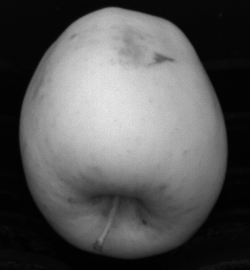
#> input picture asset/second_task/C0_000004.png, 250 x 270 px
$ python second_task.py
#> lines starting #> are read from the running program, lines starting #| are printed output that depends on the picture; after the words box and inside, x2 and y2 are one past the last pixel; in counts of white or black regions, pixels touching at a corner belong together
from enum import Enum
import cv2
from cv2 import pointPolygonTest
from cv2 import COVAR_NORMAL
import numpy as np
from matplotlib import pyplot as plt
from colorthief import ColorThief

class ColorSpace(Enum):
    RGB=0
    LUV=1
    HSL=2

class DistanceType(Enum):
    EUCLIDIAN=0
    MAHALANOBIS=1
    DOUBLE=2

class Image_num(Enum):
    IMG4=0
    IMG5=1

IMAGE=Image_num.IMG4

if(IMAGE==Image_num.IMG4):
    imgpath_ir="./asset/second_task/C0_000004.png"
    imgpath_col="./asset/second_task/C1_000004.png"
    X_MIN = 124
    X_MAX = 135
    Y_MIN = 94
    Y_MAX = 105

elif(IMAGE==Image_num.IMG5):
    imgpath_ir="./asset/second_task/C0_000005.png"
    imgpath_col="./asset/second_task/C1_000005.png"
    X_MIN = 139
    X_MAX = 144
    Y_MIN = 152
    Y_MAX = 157


COLOR_SPACE=ColorSpace.RGB
DISTANCE_TYPE=DistanceType.MAHALANOBIS


image=cv2.imread(imgpath_ir,cv2.IMREAD_GRAYSCALE)
#> image is the input picture: shape (270, 250); min 0, max 231, mean 87.5
img = cv2.imread(imgpath_col)
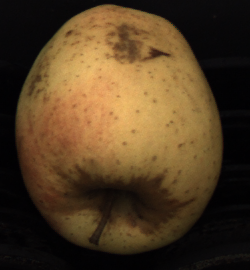
#> input picture asset/second_task/C1_000004.png, 250 x 270 px
#> img is the input picture: shape (270, 250, 3); mean B, G, R 34.7, 60.6, 81.8
final_img=img.copy()

t_image=cv2.adaptiveThreshold(image,255,cv2.ADAPTIVE_THRESH_GAUSSIAN_C,cv2.THRESH_BINARY_INV,11,2)
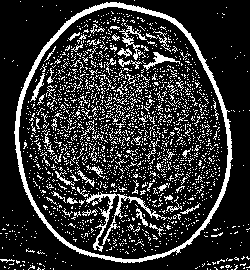
#> t_image: shape (270, 250); 18.8% white in thin lines or dots
kernel_opcl=cv2.getStructuringElement(cv2.MORPH_CROSS,(3,3))
opened=cv2.morphologyEx(t_image,cv2.MORPH_OPEN,kernel_opcl)
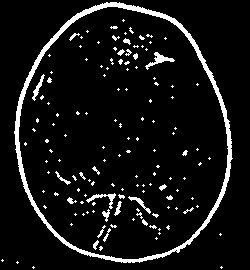
#> opened: shape (270, 250); 7.6% white; 140 white regions (113 under 20 px)

contours,hier=cv2.findContours(opened,cv2.RETR_TREE,cv2.CHAIN_APPROX_SIMPLE)
#> contours = 148 contours, 134 with area under 20; largest, box (x1, y1, x2, y2) and area: (14, 2, 233, 263) 43856, (18, 6, 229, 260) 41348, (145, 52, 175, 70) 117, (86, 193, 116, 209) 89, (32, 74, 45, 101) 67
contours=list(contours)
contours.sort(key=cv2.contourArea,reverse=True)
blank=np.zeros(image.shape,np.uint8)
blank2=np.zeros(image.shape,np.uint8)
cv2.drawContours(blank,contours,1,(255,255,255),-1)
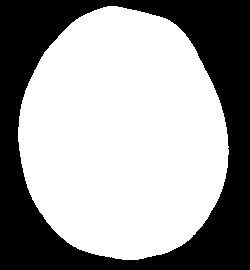
#> blank: shape (270, 250); 61.7% white; 1 black region, box (x1, y1, x2, y2) and area: (0, 0, 250, 270) 25820
cv2.drawContours(blank2,contours,1,(255,255,255),28)
#> blank2: shape (270, 250); 30.4% white; 1 white region, box (x1, y1, x2, y2) and area: (4, 0, 243, 270) 20494
# [12 lines of commented-out code are left out]


kernel_opcl=cv2.getStructuringElement(cv2.MORPH_RECT,(5,5))
mask=cv2.morphologyEx(blank,cv2.MORPH_OPEN,kernel_opcl)
#> mask: shape (270, 250); 61.7% white; 1 black region, box (x1, y1, x2, y2) and area: (0, 0, 250, 270) 25823

#plt.imshow(mask, cmap='',vmin=0, vmax=255)
#plt.show()

masked=cv2.bitwise_and(img,img,mask=mask)

# [12 lines of commented-out code are left out]
lab= cv2.cvtColor(masked, cv2.COLOR_BGR2LAB)
#> lab: shape (270, 250, 3); mean of channels 0, 1, 2 65.1, 133.2, 145.4
l_channel, a, b = cv2.split(lab)
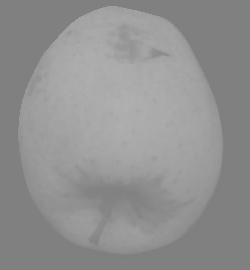
#> b: shape (270, 250); min 126, max 178, mean 145.4
# Applying CLAHE to L-channel
# feel free to try different values for the limit and grid size:
clahe = cv2.createCLAHE(clipLimit=5.0, tileGridSize=(9,9))
cl = clahe.apply(l_channel)
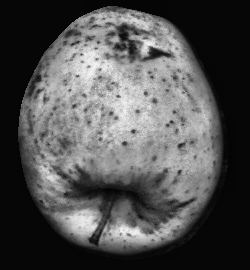
#> cl: shape (270, 250); min 3, max 245, mean 81.1
# merge the CLAHE enhanced L-channel with the a and b channel
limg = cv2.merge((cl,a,b))
#> limg: shape (270, 250, 3); mean of channels 0, 1, 2 81.1, 133.2, 145.4
# Converting image from LAB Color model to BGR color spcae
enhanced_img = cv2.cvtColor(limg, cv2.COLOR_LAB2BGR)
# Stacking the original image with the enhanced image
result = np.hstack((masked, enhanced_img))
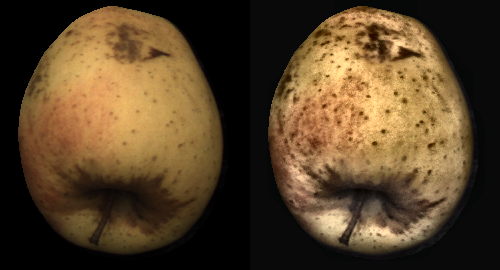
#> result: shape (270, 500, 3); mean B, G, R 39.7, 66, 86.8
#cv2.imshow('Result', result)
#cv2.waitKey(0)
masked=enhanced_img.copy()


#masked=cv2.bilateralFilter(masked, 20, 20, 20)
#plt.imshow(masked,cmap='gray',vmin=0, vmax=255)
#plt.show()


ch1=0
ch2=0
ch3=0
counter=0
for i in range(Y_MIN, Y_MAX):
    for j in range(X_MIN, X_MAX):
        #if(masked[i,j].all()!=np.zeros(3).all()):
            counter=counter+1
            ch1=ch1+masked[i,j][0]
            ch2=ch2+masked[i,j][1]
            ch3=ch3+masked[i,j][2]
            final_img[i,j] = [255,255,255]
#> after the loop, ch1 = 14943; ch2 = 24347; ch3 = 30110; counter = 121
mean_ch1=ch1/counter
#> mean_ch1 = 123.5
mean_ch2=ch2/counter
#> mean_ch2 = 201.2
mean_ch3=ch3/counter
#> mean_ch3 = 248.8
mymean=np.array([mean_ch1,mean_ch2,mean_ch3])
#> mymean = [123.5, 201.2, 248.8]
color_pixel = np.zeros((1,1,3), dtype="uint8")
color_pixel[0][0][0] = mymean[0]
color_pixel[0][0][1] = mymean[1]
color_pixel[0][0][2] = mymean[2]


if (COLOR_SPACE==ColorSpace.RGB):
    mymean=cv2.cvtColor(color_pixel, cv2.COLOR_BGR2RGB)[0][0]
    masked = cv2.cvtColor(masked, cv2.COLOR_BGR2RGB)
elif (COLOR_SPACE==ColorSpace.LUV):
    mymean=cv2.cvtColor(color_pixel, cv2.COLOR_BGR2Luv)[0][0]
    masked = cv2.cvtColor(masked, cv2.COLOR_BGR2Luv)
elif (COLOR_SPACE==ColorSpace.HSL):
    mymean=cv2.cvtColor(color_pixel, cv2.COLOR_BGR2HLS)[0][0]
    masked = cv2.cvtColor(masked, cv2.COLOR_BGR2HLS)

#> (the run stopped early here; a loop or call above may not have finished)
